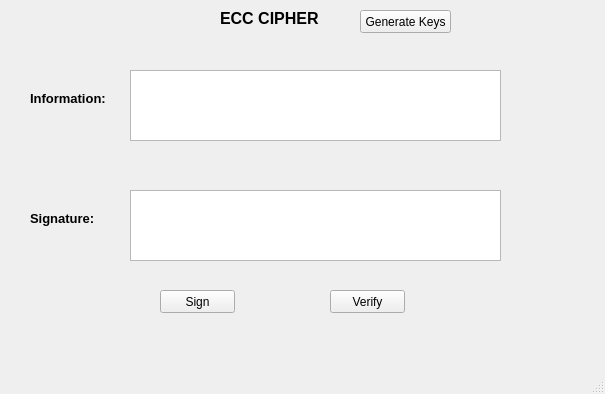
<?xml version="1.0" encoding="UTF-8"?>
<ui version="4.0">
 <class>MainWindow</class>
 <widget class="QMainWindow" name="MainWindow">
  <property name="geometry">
   <rect>
    <x>0</x>
    <y>0</y>
    <width>605</width>
    <height>394</height>
   </rect>
  </property>
  <property name="windowTitle">
   <string>MainWindow</string>
  </property>
  <widget class="QWidget" name="centralwidget">
   <widget class="QLabel" name="label">
    <property name="geometry">
     <rect>
      <x>220</x>
      <y>10</y>
      <width>131</width>
      <height>16</height>
     </rect>
    </property>
    <property name="font">
     <font>
      <pointsize>12</pointsize>
      <weight>75</weight>
      <bold>true</bold>
     </font>
    </property>
    <property name="text">
     <string>ECC CIPHER</string>
    </property>
   </widget>
   <widget class="QLabel" name="label_3">
    <property name="geometry">
     <rect>
      <x>30</x>
      <y>210</y>
      <width>71</width>
      <height>16</height>
     </rect>
    </property>
    <property name="font">
     <font>
      <pointsize>10</pointsize>
      <weight>75</weight>
      <bold>true</bold>
     </font>
    </property>
    <property name="text">
     <string>Signature:</string>
    </property>
   </widget>
   <widget class="QLabel" name="label_2">
    <property name="geometry">
     <rect>
      <x>30</x>
      <y>90</y>
      <width>91</width>
      <height>16</height>
     </rect>
    </property>
    <property name="font">
     <font>
      <pointsize>10</pointsize>
      <weight>75</weight>
      <bold>true</bold>
     </font>
    </property>
    <property name="text">
     <string>Information:</string>
    </property>
   </widget>
   <widget class="QTextEdit" name="txt_info">
    <property name="geometry">
     <rect>
      <x>130</x>
      <y>70</y>
      <width>371</width>
      <height>71</height>
     </rect>
    </property>
   </widget>
   <widget class="QTextEdit" name="txt_sign">
    <property name="geometry">
     <rect>
      <x>130</x>
      <y>190</y>
      <width>371</width>
      <height>71</height>
     </rect>
    </property>
   </widget>
   <widget class="QPushButton" name="btn_gen_keys">
    <property name="geometry">
     <rect>
      <x>360</x>
      <y>10</y>
      <width>91</width>
      <height>23</height>
     </rect>
    </property>
    <property name="text">
     <string>Generate Keys</string>
    </property>
   </widget>
   <widget class="QPushButton" name="btn_sign">
    <property name="geometry">
     <rect>
      <x>160</x>
      <y>290</y>
      <width>75</width>
      <height>23</height>
     </rect>
    </property>
    <property name="text">
     <string>Sign</string>
    </property>
   </widget>
   <widget class="QPushButton" name="btn_verify">
    <property name="geometry">
     <rect>
      <x>330</x>
      <y>290</y>
      <width>75</width>
      <height>23</height>
     </rect>
    </property>
    <property name="text">
     <string>Verify</string>
    </property>
   </widget>
  </widget>
  <widget class="QMenuBar" name="menubar">
   <property name="geometry">
    <rect>
     <x>0</x>
     <y>0</y>
     <width>605</width>
     <height>21</height>
    </rect>
   </property>
  </widget>
  <widget class="QStatusBar" name="statusbar"/>
 </widget>
 <resources/>
 <connections/>
</ui>
